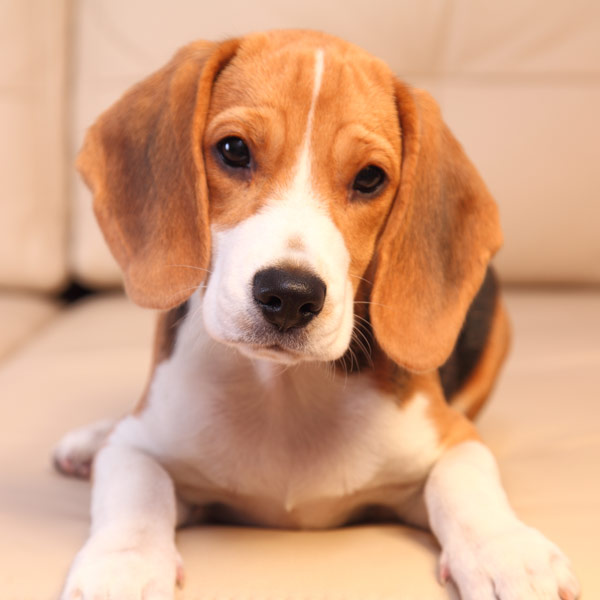
//> input picture test.jpg, 600 x 600 px, given in place of the camera
$ ./read   (built with g++ and OpenCV 4)
//> lines starting //> are read from the running program, lines starting //| are printed output that depends on the picture
#include "opencv2/opencv.hpp"

using namespace cv;

int main(int, char**)
{
    VideoCapture cap(0); // open the default camera
    if(!cap.isOpened())  // check if we succeeded
        return -1;

    Mat edges;
    namedWindow("edges",1);

    int k;
    for(;;)
    {
        Mat frame;
        cap >> frame; // get a new frame from camera
//> frame is the input picture: 600 rows x 600 cols, CV_8UC3; mean B, G, R 131.5, 163.5, 212.8
        cvtColor(frame, edges, COLOR_BGR2GRAY);
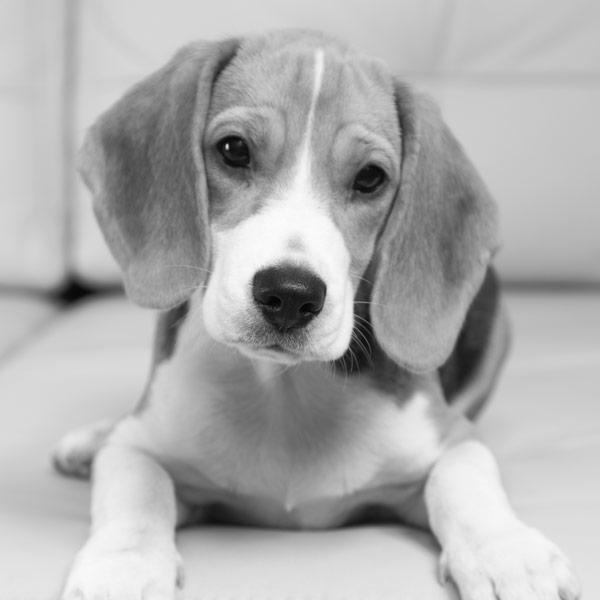
//> edges: 600 rows x 600 cols, CV_8UC1; min 2, max 252, mean 174.6
        GaussianBlur(edges, edges, Size(7,7), 1.5, 1.5);
        Canny(edges, edges, 0, 30, 3);
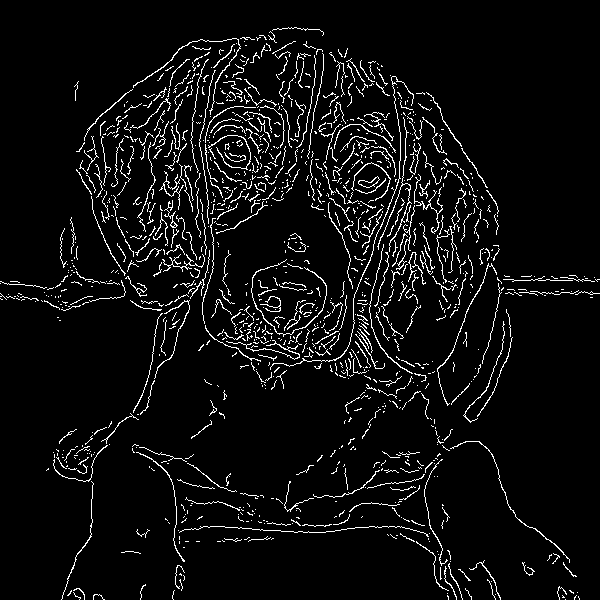
//> edges: 600 rows x 600 cols, CV_8UC1; 5.5% white in thin lines or dots
        imshow("edges", frame);

        k = waitKey(1);
//> the Esc key is pressed
        if(k == 27) break;
    }
    // the camera will be deinitialized automatically in VideoCapture destructor
    return 0;
}
